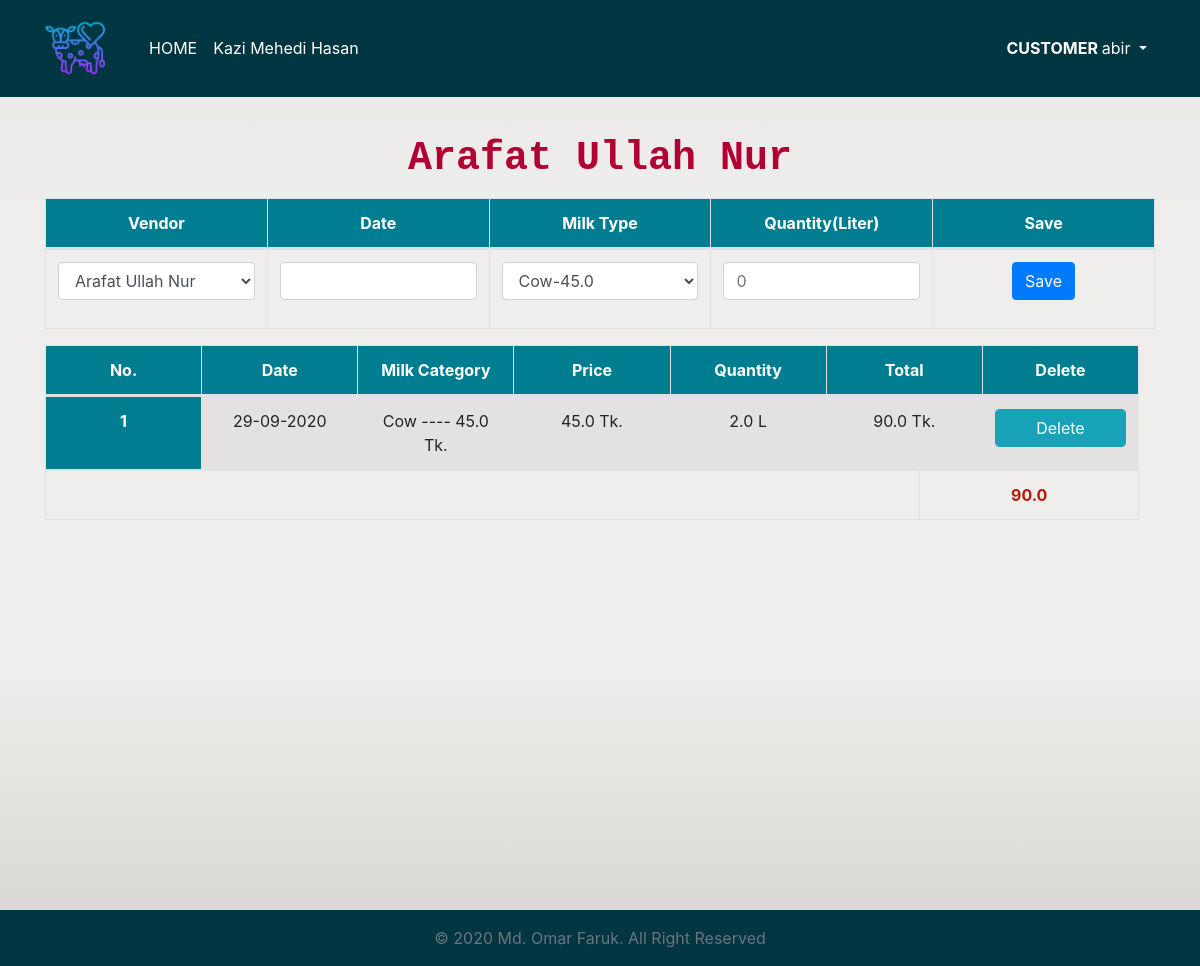
The app's page /ledger/4/ (signed in), older data.
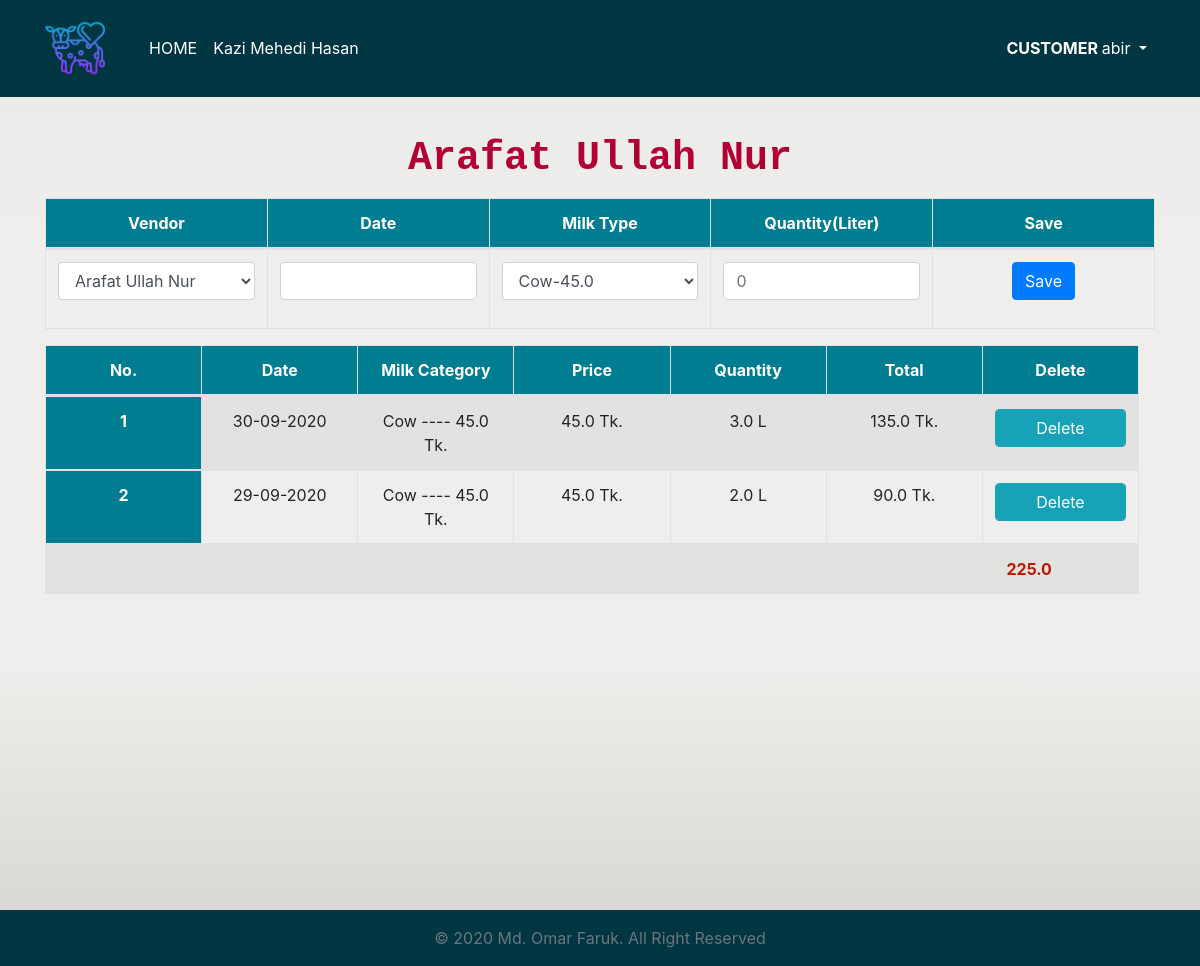
The same page, newer data.
### dairyapp/models.py (models this page shows)
class Vendor(models.Model):
    managername = models.CharField(max_length=200)
    vendorname = models.CharField(max_length=200,db_index=True,unique=True)
    joiningdate = models.DateField(auto_now_add=True)
    address = models.CharField(max_length=200, db_index=True)
    vendorcontact = models.CharField(max_length=14,db_index=True)
    status = models.BooleanField(default=True)
    def __str__(self):
        return self.vendorname

class vendorledger(models.Model):
    related_vendor = models.ForeignKey(Vendor, related_name='vendorledger', on_delete=models.CASCADE,null=True)
    related_milkcategory = models.ForeignKey(MilkCategory, related_name='vendorledger', on_delete=models.CASCADE, null=True)
    date = models.CharField(max_length=1000000,db_index=True)
    price = models.FloatField(max_length=1000000,db_index=True,default=0.0)
    quantity = models.FloatField(max_length=1000000,db_index=True,default=0.0)
    total = models.FloatField(max_length=1000000,db_index=True,default=0.0)
    class Meta:
        ordering = ('-date',)

class MilkCategory(models.Model):
    CHOICES1 = (
        ('Cow','Cow'),
        ('Buffaloe','Buffalo'),#buffaloes
        ('Others','Others'),
    )
    animalname= models.CharField(max_length=200,choices=CHOICES1)
    milkprice = models.FloatField(max_length=200, db_index=True)
    related_vendor = models.ForeignKey(Vendor, related_name='MilkCategory', on_delete=models.CASCADE, null=True)
    def __str__(self):
        return self.animalname +" ---- " + str(self.milkprice) + " Tk."

### dairyapp/views.py (the view)
# urls.py: path('ledger/<int:pk>/', views.ledger, name='ledger'),  # Individual vendor dashboard
@login_required
def ledger(request,pk):
         ledgerform = vendorledgerForm()
         vendor_obj = get_object_or_404(models.Vendor,pk=pk)
         ledgerdata = models.vendorledger.objects.filter(related_vendor=vendor_obj)
         alltotal=0.0
         for alto in ledgerdata:
             alltotal = alltotal+float(alto.total)
         print(alltotal)
         milks = models.MilkCategory.objects.filter(related_vendor=vendor_obj)
         milk_list = [(milk.animalname +"-"+ str(milk.milkprice), milk.pk) for milk in milks]
         print(milk_list)
         day_list = ["Sunday","Monday","Tuesday","Wednesday","Thursday","Friday","Saturday"]
         return render(request, 'vendor/vendorledger.html',{
             "vendor_obj":vendor_obj,
             "ledgerdata":ledgerdata,
             "ledgerform":ledgerform,
             "num_range":range(6),
             "milk_list":milk_list,
             "day_list":day_list,
             "alltotal":alltotal,
             })

### dairyapp/forms.py
class vendorledgerForm(forms.Form):
    CHOICES1 = (
        ('Cow','Cow'),
        ('Buffaloe','Buffaloe'),
        ('Others','Others'),
    )
    CHOICES2 = (
        ('Sunday','Sunday'),
        ('Monday','Monday'),
        ('Tuesday','Tuesday'),
        ('Wednesday','Wednesday'),
        ('Thursday','Thursday'),
        ('Friday','Friday'),
        ('Saturday','Saturday'),
    )
    Milk_Category = forms.ChoiceField(label='',choices=CHOICES1)
    Day = forms.ChoiceField(label='',choices=CHOICES2)
    Quantity = forms.CharField(label='',required=False)

### dairyapp/templatetags/custom_tags.py (called while the page is built)
@register.simple_tag(name="multiply")
def multiply(qty, unit_price, *args, **kwargs):
    return qty * unit_price

### templates/vendor/vendorledger.html (shortened to what this page needs)
{% extends 'base.html' %}
{% load crispy_forms_tags %}
{% load templatetags %}
{% block content %}
<h2 class="vendor_name_heading"><strong>{{ vendor_obj }}</strong></h2>
<div class="table-responsive">
  <table class="table table-bordered">
    <thead>
      <tr>
        <th scope="col">Vendor</th>
        <th scop="col">Date</th>
        <th scope="col">Milk Type</th>
        <th scope="col">Quantity(Liter)</th>
        <th scope="col">Save</th>
      </tr>
    </thead>
    <tbody>
      <form action="\ledger_save\" method="POST">
        <tr>
          <td scpoe="col">
            <div class="form-row">
              <div class="col">
                <select class="form-control" id="vendor" name="vendor">
                  <option value="{{ vendor_obj.pk }}"> {{ vendor_obj }} </option>
                </select>
              </div>
            </div>
          </td>
          <td scpoe="col">
            <div class="form-row">
              <div class="col">
                <p><input class="form-control" type="text" name="date" id="datepicker"></p>
              </div>
            </div>
          </td>
          <td scpoe="col">
            <div class="form-row">
              <div class="col">
                <select class="form-control" id="milktype" name="milktype">
                  {% for milk, milk_pk in milk_list %}
                  <option value="{{milk_pk}}"> {{milk}} </option>
                  {% endfor %}
                </select>
              </div>
            </div>
          </td>
          <td scpoe="col">
            <div class="form-row">
              <div class="col">
                <input type="name" class="form-control" name="quantity" placeholder="0" pattern="\d+">
              </div>
            </div>
          </td>
          <td scpoe="col">
            <div class="form-row">
              <div class="col">
                <button type="submit" class="btn btn-primary">Save</button>
              </div>
            </div>
          </td>
        </tr>
      </form>
    </tbody>
  </table>
</div>
<div class="table-responsive">
  <table class="table table-bordered table-striped ">
    <thead id="theadthid">
      <tr>
        <th scope="col">No.</th>
        <th scope="col">Date</th>
        <th scope="col">Milk Category</th>
        <th scope="col">Price</th>
        <th scope="col">Quantity</th>
        <th scope="col">Total</th>
        <th scope="col">Delete</th>
      </tr>
    </thead>
    <tbody id="tbodydata">
      {% for data in ledgerdata %}
      <tr>
        <th scope="row">{{ forloop.counter }}</th>
        <td>{{ data.date }}</td>
        <td>{{ data.related_milkcategory }}</td>
        <td>{{ data.price }} Tk.</td>
        <td>{{ data.quantity }} L</td>
        <td>{% multiply data.quantity data.price %} Tk.</td>
        <td>
          <form action="{% url 'ledger_delete' %}" method="POST">
            <button class="btn btn-info form-control" type="submit" name="ledger_pk" value="{{data.pk}}">Delete</button>
          </form>
        </td>
      </tr>
      {% endfor %}
      <tr>
        <td colspan="4"></td>
        <td id="totalid"><strong>{{ alltotal }}</strong></td>
      </tr>
    </tbody>
  </table>
</div>
{% endblock %}

### templates/base.html (shortened to what this page needs)
<!doctype html>
<html lang="en">
  <head>
    {% load static %}
    <link rel="stylesheet" href="https://stackpath.bootstrapcdn.com/bootstrap/4.3.1/css/bootstrap.min.css">
    <link rel="stylesheet" href="https://use.fontawesome.com/releases/v5.7.2/css/all.css">
    <link rel="stylesheet" href="https://use.fontawesome.com/releases/v5.8.1/css/all.css">
    <link rel="stylesheet" href="//code.jquery.com/ui/1.12.1/themes/base/jquery-ui.css">
  </head>
<body>
  <nav class="navbar navbar-expand-md fixed-top">
    <div class="container ">
      <div class="logo-image">
            <a href="{% url 'home' %}"><img src="{% static 'images/cow.png' %}" alt="logo.png" class="img-fluid"></a>
      </div>
    <div class="collapse navbar-collapse" id="navbarSupportedContent">
      <ul class="navbar-nav mr-auto">
        <li class="nav-item">
          <a class="nav-link" href="{% url 'home' %}" style="color: #FFFFFF;">HOME</a>
        </li>
        {% if user.profile.user_type == 'Customer' %}
        <li class="nav-item">
          <a class="nav-link" href="{% url 'Customer_page' %}" style="color: white;">{{user.first_name}} {{user.last_name}}</a>
        </li>
        {% endif %}
      </ul>
      {% if user.is_authenticated %}
          <ul class="navbar-nav">
            <li class="nav-item dropdown">
              <a class="nav-link dropdown-toggle"  id="navbarDropdown" role="button" data-toggle="dropdown" aria-haspopup="true" aria-expanded="false">
            {% if user.profile.user_type == 'Manager' %}<strong>MANAGER </strong>{% elif user.profile.user_type == 'Customer'  %}<strong>CUSTOMER </strong> {% endif %}{{ user.username }}
              </a>
            </li>
          </ul>
          {% else %}
      <form class="form-inline my-2 my-lg-0">
        <a href="{% url 'login' %}" class="btn btn-outline-primary">LOG IN</a>
      </form>
      {% endif %}
    </div>
  </div>
  </nav>
<div class="container">
      {% block content %}
      {% endblock %}
</div>
<footer class="footer sticky-bottom">
  <div class="p-3 mt-5">
    <span class="text-muted">© 2020 Md. Omar Faruk. All Right Reserved</span>
  </div>
</footer>
</body>
</html>

Row changes from the older to the newer data that the page shows:
added vendorledger: date "30-09-2020", related_milkcategory "Cow ---- 45.0 Tk.", price "45.0", quantity "3.0", quantity+price "135.0", {{ data.pk }} 4 (drawn)
Text that changed along with them:
{{ alltotal }}: "90.0" → "225.0"
